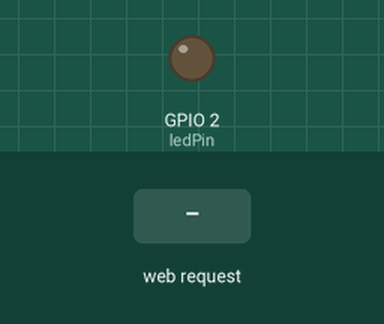
Recording of a program running on a simulated ESP32. On the bench: output pins drawn as LEDs (lit = HIGH). Inputs (shaded band) come from the test bench. Storage starts empty; what the program prints to the serial monitor is not drawn.

Above: at 1.2 s.
1.3 s: HTTP request GET /led/on received
At 2.2 s:
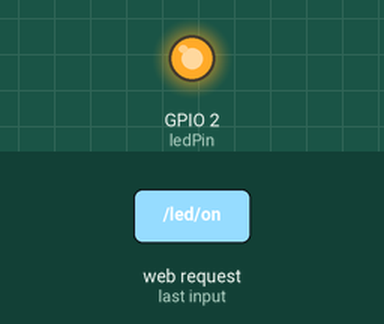
2.8 s: HTTP request GET /led/off received
At 3.3 s:
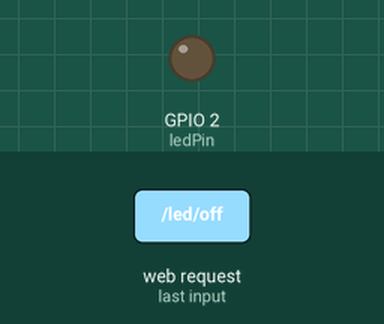
Timing chart, 0 to 5.8 s (numbered marks = the images above; inputs shaded):
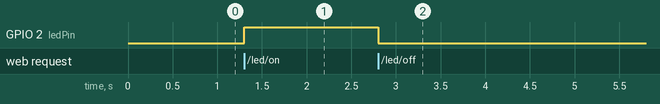

The program:

main.cpp
```cpp
#include <WiFi.h>
#include "webpage.h"

const char* ssid = "ESP32-AP";
const char* ap_password = "12345678";
const int ledPin = 2; // LED 핀 번호

WebServer server(80);

void setup() {
    Serial.begin(115200);

    pinMode(ledPin, OUTPUT);
    digitalWrite(ledPin, LOW);

    if (!initializeSPIFFS()) {
        Serial.println("SPIFFS Initialization Failed");
        while (true);
    }

    WiFi.softAP(ssid, ap_password);
    Serial.println("Access Point started");
    Serial.print("IP Address: ");
    Serial.println(WiFi.softAPIP());

    setupWebServer(server, ledPin); // 핀 번호 전달
}

void loop() {
    server.handleClient();
}
```

webpage.cpp
```cpp
#include "webpage.h"
#include <SPIFFS.h>

bool initializeSPIFFS() {
    if (!SPIFFS.begin(true)) {
        Serial.println("SPIFFS Mount Failed");
        return false;
    }
    Serial.println("SPIFFS Initialized");
    return true;
}

void setupWebServer(WebServer &server, int ledPin) {
    server.on("/", HTTP_GET, [&server]() {
        File file = SPIFFS.open("/index.html", "r");
        if (!file) {
            server.send(404, "text/plain", "File not found");
            return;
        }
        String content = file.readString();
        server.send(200, "text/html", content);
        file.close();
    });

    server.on("/led/on", HTTP_GET, [&server, ledPin]() {
        digitalWrite(ledPin, HIGH);
        server.send(200, "text/plain", "LED is ON");
    });

    server.on("/led/off", HTTP_GET, [&server, ledPin]() {
        digitalWrite(ledPin, LOW);
        server.send(200, "text/plain", "LED is OFF");
    });

    server.begin();
    Serial.println("Server started");
}
```

webpage.h
```cpp
#ifndef WEBPAGE_H
#define WEBPAGE_H

#include <WebServer.h>

// SPIFFS 초기화 함수
bool initializeSPIFFS();

// 웹 서버 초기화 함수
void setupWebServer(WebServer &server, int ledPin);

#endif
```

Measured:
- after the input at 1.3 s, GPIO 2 (ledPin): LOW → HIGH at once
- after the input at 2.8 s, GPIO 2 (ledPin): HIGH → LOW at once
